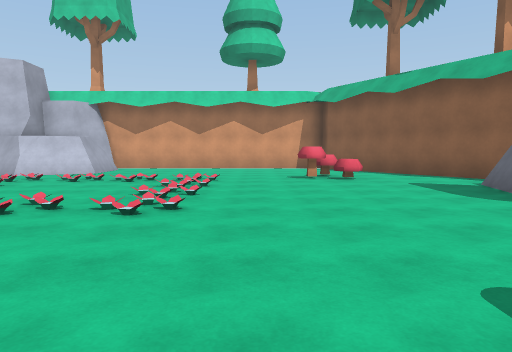
[1] (above)

18 first-person views from a walk through a 3-D level made in the Unity game engine. The camera is 1.4 m above the floor, tilts 4° down and sees 70° across. The floor is counted in squares, 2 m on a side. Each view is taken from the middle of a square. On the plan, view 1 faces up. The plan holds only what a view shows up to about 11 squares ahead; the rest is blank. The place goes on beyond the plan. The player character is not drawn. Surface patterns are stand-ins for the level's own textures.

[2]
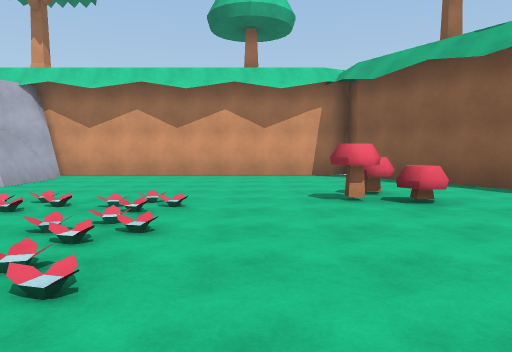

[3]
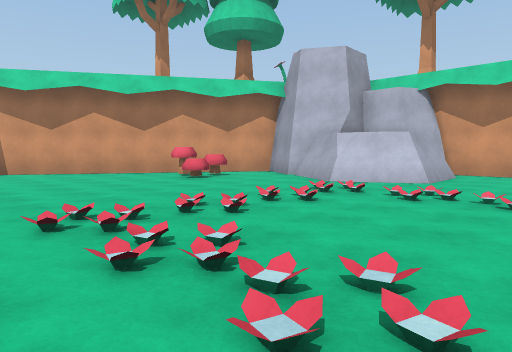

[4]
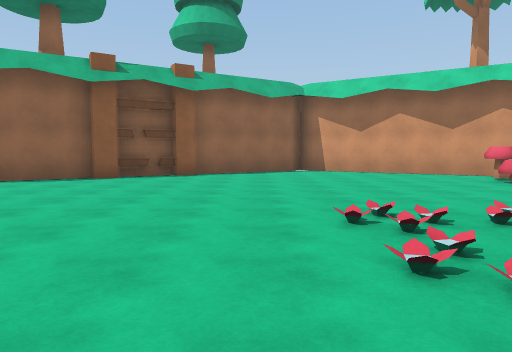

[5]
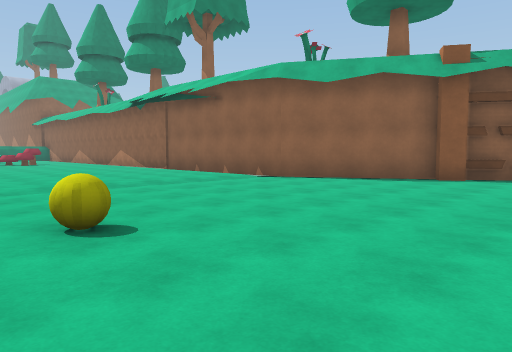

[6]
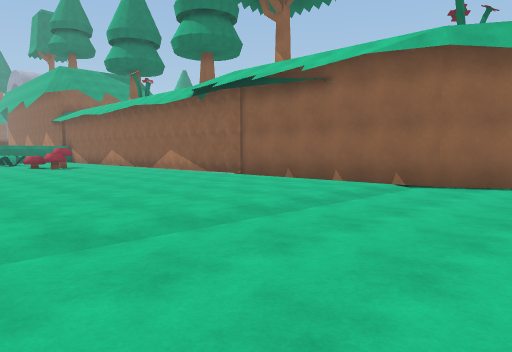

[7]
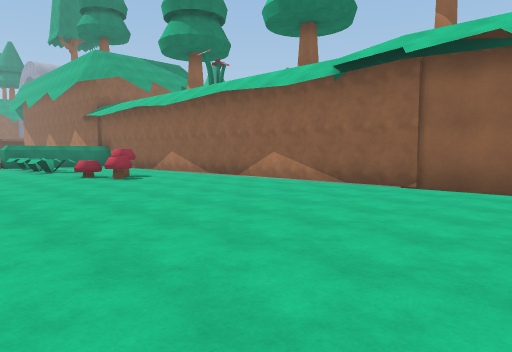

[8]
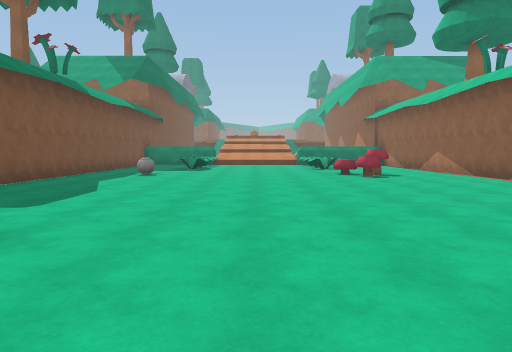

[9]
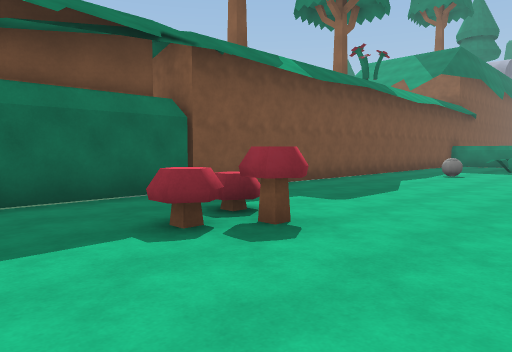

[10]
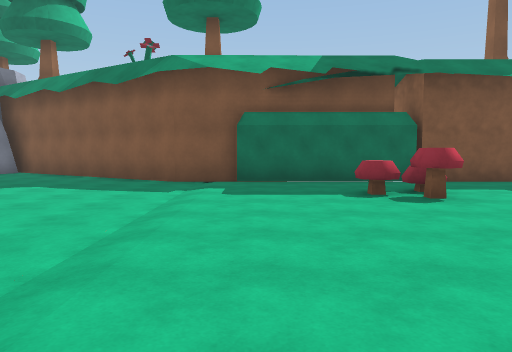

[11]
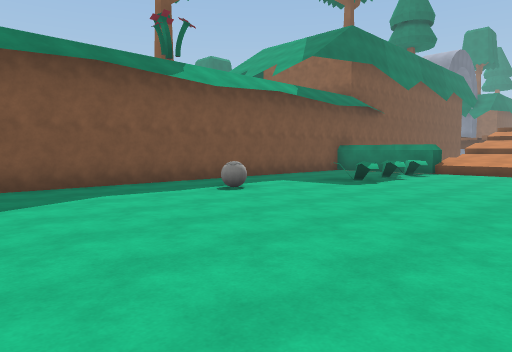

[12]
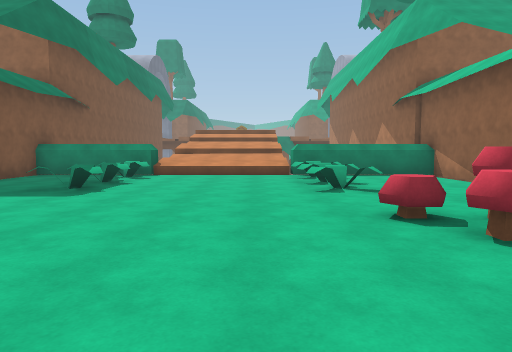

[13]
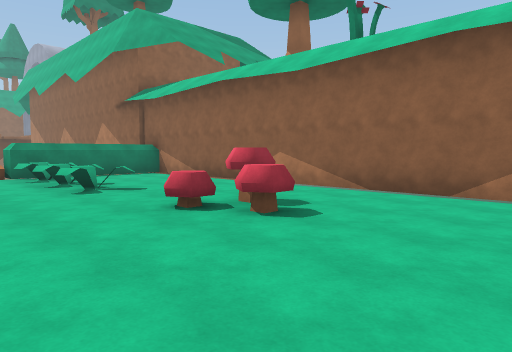

[14]
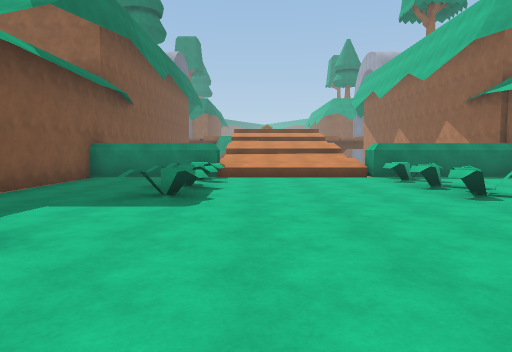

[15]
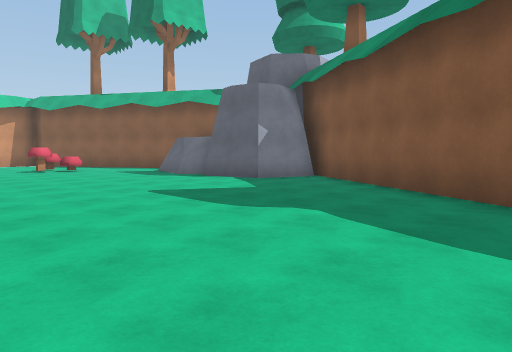

[16]
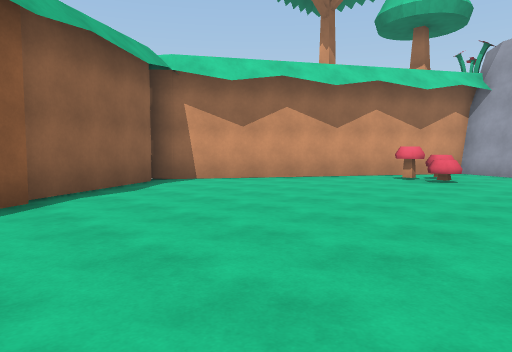

[17]
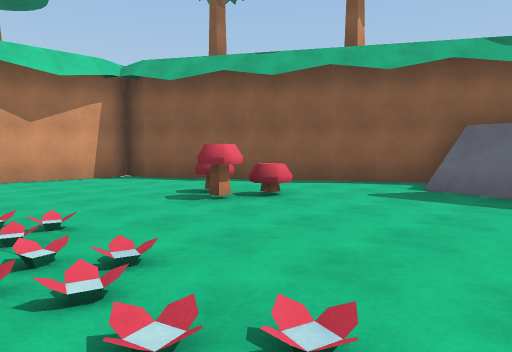

[18]
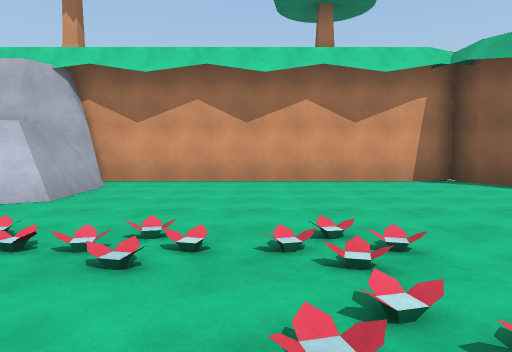

### Floor plan
Points are (right, up) in squares from view 1. A wall is a line through its corners. A room is listed if a view was taken in it or the views show most of it. See-through windows are left out.
Room 1 (views 1, 2, 3, 4, 5, 6, 7, 8, 9, 10, 11, 12, 13, 14, 15, 16, 17, 18)
walls: (2.8, -5.6) (2.8, -4.1) (6.4, 1.9) (4.7, 2.5) (4.3, 4.2); (-9.1, -9.8) (-9.1, -23.5) (-5.1, -23.5); (-11.4, -1.1) (-9.4, -4.4) (-9.2, -9.8); (-12.5, 0.7) (-11.6, -0.7); (4.4, 6.1) (4.8, 7.4); (4.7, 6.2) (4.9, 7.1); (-14.6, 4.2) (-12.8, 1.2); (6.5, 7.5) (2.6, 13.9); (-5, 11.2) (-6.6, 10.3) (-8.4, 11.3); (-8.2, 11.6) (-8.9, 11.3) (-10.4, 12.1) (-14.7, 4.9) (-15.3, 4.6); (-5.3, 12.8) (-5.2, 11.3) (-6.5, 10.6); (-5.1, 13.2) (-5, 11); (2.5, 13.7) (2.5, 14.7) (1.9, 14.3) (-5.5, 14.3) (-5.9, 13.5); (2.3, -23.5) (2.3, -5.5); (-8.9, -23.8) (-5.1, -23.8) (-5.1, -24.4)
low walls: (-7.3, 10.4) (-8.5, 11.1); (-5, 11) (-6, 10.4); (-5, -23.8) (-1.5, -23.8)
objects: other object (-12, 0); mushroom (-10, 9); plant (-6, -23); plant (-6, -21); plant (-6, -20); mushroom (-6, -16); flower (-6, 4); flower (-6, 9); flower (-5, 6); flower (-5, 7); flower (-4, 4); yellow ball (-3, -1); flower (-3, 4); flower (-3, 9); other object (-1, -24) to (2, -24); plant (-1, -23); plant (-1, -21); plant (-1, -20); flower (-1, 4); flower (-1, 6); flower (-1, 7); flower (-1, 9); ball (0, -17); mushroom (0, -8); mushroom (2, 10)

Where each view was taken, in squares from view 1:
view 1: 0 up, 0 right, facing up
view 2: 4 up, 0 right, facing up
view 3: 3 up, 2 left, facing up-left
view 4: 3 up, 2 left, facing left
view 5: 2 up, 2 left, facing down-left
view 6: 2 down, 2 left, facing down-left
view 7: 7 down, 2 left, facing down-left
view 8: 6 down, 3 left, facing down
view 9: 6 down, 3 left, facing down-right
view 10: 6 down, 6 left, facing right
view 11: 12 down, 5 left, facing down-right
view 12: 13 down, 4 left, facing down
view 13: 13 down, 3 left, facing down-left
view 14: 14 down, 2 left, facing down
view 15: 4 down, 2 left, facing up-right
view 16: 0 up, 7 left, facing up-left
view 17: 5 up, 2 left, facing up-right
view 18: 6 up, 2 left, facing up
